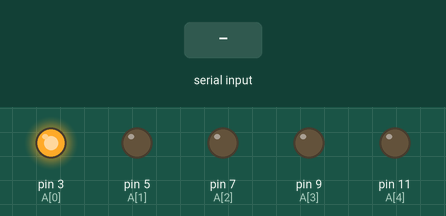
The sketch below on a simulated Arduino Uno, built with avr-gcc and run on an emulated ATmega328P. Parts: output pins drawn as LEDs (lit = HIGH). The inputs (shaded band) are chosen by the test bench. What the sketch prints to the serial monitor is not drawn.

Above: at 0.1 s.
At 4.2 s:
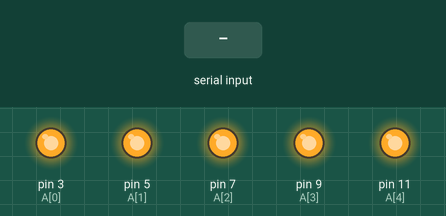
4.3 s: byte 30 received over Serial
At 6.1 s:
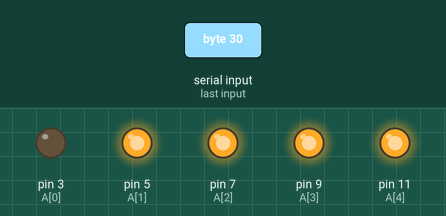
Timing chart, 0 to 11.5 s (numbered marks = the images above; inputs shaded):
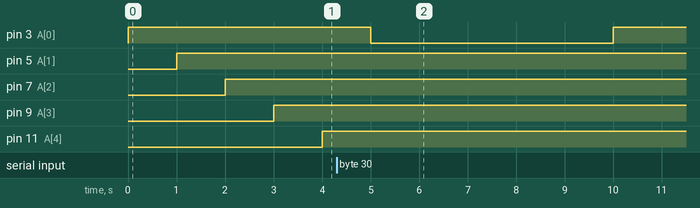

The sketch:

Python_Communication.ino
```cpp
int data;
int A[5] = {3,5,7,9,11};
int i;
void setup() {
  Serial.begin(9600); //initialize serial COM at 9600 baudrate
  pinMode(3, OUTPUT);
  pinMode(5, OUTPUT);
  pinMode(7, OUTPUT);
  pinMode(9, OUTPUT);
  pinMode(11,OUTPUT);
  Serial.println("Hi!, I am Arduino");
}

void loop()
{
if (Serial.available()<0)
{return;
}

data = Serial.read();

for(i=0;i<5;i++)
{
 digitalWrite(A[i],data&1);
 data = data>>1;
 delay(1000);
}

}
```

Measured:
- after the input at 4.3 s, pin 3 (A[0]): HIGH → LOW after 0.70 s, → HIGH 5.0 s later
